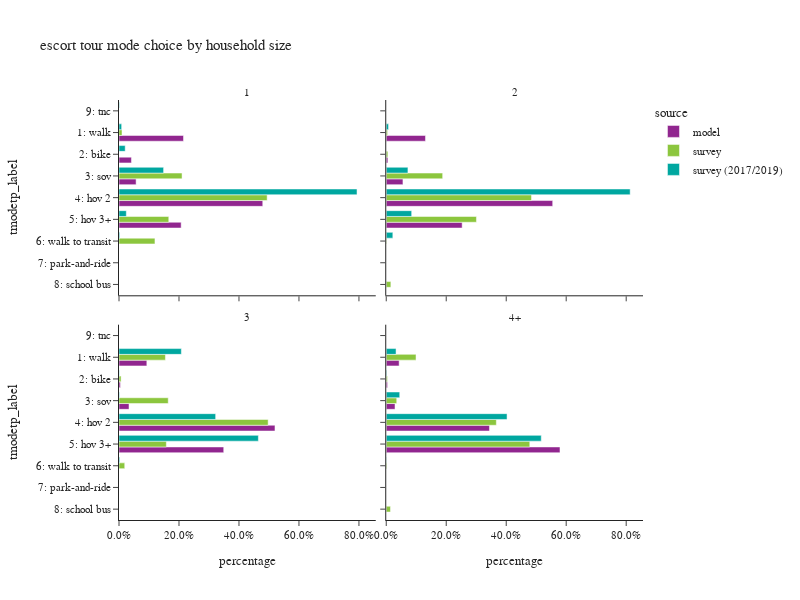

The notebook cell this image was saved under:
### Code cell
plot_mode_choice(es_tour,"hhsize_4+",
                 {"hhsize_4+":["1","2","3","4+"],
                  "tmodetp_label":["1: walk","2: bike","3: sov","4: hov 2","5: hov 3+","6: walk to transit",
                                   "7: park-and-ride","8: school bus","9: other–survey only"]},
                 "household size",2,600)

### Figure 1 — Plotly figure (JSON) as saved in the notebook; plotly's stock layout.template omitted (floating-point values rounded to 4 significant figures)
{"data": [{"alignmentgroup": "True", "customdata": [[83], [16], [22], [185], [80]], "hovertemplate": "source=model<br>hhsize_4+=1<br>percentage=%{x}<br>tmodetp_label=%{y}<br>sample count=%{customdata[0]}<extra></extra>", "legendgroup": "model", "marker": {"color": "#91268F", "pattern": {"shape": ""}}, "name": "model", "offsetgroup": "model", "orientation": "h", "showlegend": true, "textposition": "auto", "type": "bar", "x": [0.215, 0.04145, 0.05699, 0.4793, 0.2073], "xaxis": "x3", "y": ["1: walk", "2: bike", "3: sov", "4: hov 2", "5: hov 3+"], "yaxis": "y3"}, {"alignmentgroup": "True", "customdata": [[169], [7], [72], [717], [327]], "hovertemplate": "source=model<br>hhsize_4+=2<br>percentage=%{x}<br>tmodetp_label=%{y}<br>sample count=%{customdata[0]}<extra></extra>", "legendgroup": "model", "marker": {"color": "#91268F", "pattern": {"shape": ""}}, "name": "model", "offsetgroup": "model", "orientation": "h", "showlegend": false, "textposition": "auto", "type": "bar", "x": [0.1308, 0.005418, 0.05573, 0.555, 0.2531], "xaxis": "x4", "y": ["1: walk", "2: bike", "3: sov", "4: hov 2", "5: hov 3+"], "yaxis": "y4"}, {"alignmentgroup": "True", "customdata": [[139], [7], [50], [779], [523]], "hovertemplate": "source=model<br>hhsize_4+=3<br>percentage=%{x}<br>tmodetp_label=%{y}<br>sample count=%{customdata[0]}<extra></extra>", "legendgroup": "model", "marker": {"color": "#91268F", "pattern": {"shape": ""}}, "name": "model", "offsetgroup": "model", "orientation": "h", "showlegend": false, "textposition": "auto", "type": "bar", "x": [0.09279, 0.004673, 0.03338, 0.52, 0.3491], "xaxis": "x", "y": ["1: walk", "2: bike", "3: sov", "4: hov 2", "5: hov 3+"], "yaxis": "y"}, {"alignmentgroup": "True", "customdata": [[188], [19], [128], [1506], [2535]], "hovertemplate": "source=model<br>hhsize_4+=4+<br>percentage=%{x}<br>tmodetp_label=%{y}<br>sample count=%{customdata[0]}<extra></extra>", "legendgroup": "model", "marker": {"color": "#91268F", "pattern": {"shape": ""}}, "name": "model", "offsetgroup": "model", "orientation": "h", "showlegend": false, "textposition": "auto", "type": "bar", "x": [0.04296, 0.004342, 0.02925, 0.3441, 0.5793], "xaxis": "x2", "y": ["1: walk", "2: bike", "3: sov", "4: hov 2", "5: hov 3+"], "yaxis": "y2"}, {"alignmentgroup": "True", "customdata": [[4], [10], [21], [1], [3]], "hovertemplate": "source=survey<br>hhsize_4+=1<br>percentage=%{x}<br>tmodetp_label=%{y}<br>sample count=%{customdata[0]}<extra></extra>", "legendgroup": "survey", "marker": {"color": "#8CC63E", "pattern": {"shape": ""}}, "name": "survey", "offsetgroup": "survey", "orientation": "h", "showlegend": true, "textposition": "auto", "type": "bar", "x": [0.01001, 0.2102, 0.4939, 0.166, 0.1199], "xaxis": "x3", "y": ["1: walk", "3: sov", "4: hov 2", "5: hov 3+", "6: walk to transit"], "yaxis": "y3"}, {"alignmentgroup": "True", "customdata": [[8], [3], [22], [84], [32], [5], [1]], "hovertemplate": "source=survey<br>hhsize_4+=2<br>percentage=%{x}<br>tmodetp_label=%{y}<br>sample count=%{customdata[0]}<extra></extra>", "legendgroup": "survey", "marker": {"color": "#8CC63E", "pattern": {"shape": ""}}, "name": "survey", "offsetgroup": "survey", "orientation": "h", "showlegend": false, "textposition": "auto", "type": "bar", "x": [0.004448, 0.005431, 0.1881, 0.4843, 0.3008, 0.001575, 0.01541], "xaxis": "x4", "y": ["1: walk", "2: bike", "3: sov", "4: hov 2", "5: hov 3+", "6: walk to transit", "8: school bus"], "yaxis": "y4"}, {"alignmentgroup": "True", "customdata": [[23], [8], [7], [79], [45], [4]], "hovertemplate": "source=survey<br>hhsize_4+=3<br>percentage=%{x}<br>tmodetp_label=%{y}<br>sample count=%{customdata[0]}<extra></extra>", "legendgroup": "survey", "marker": {"color": "#8CC63E", "pattern": {"shape": ""}}, "name": "survey", "offsetgroup": "survey", "orientation": "h", "showlegend": false, "textposition": "auto", "type": "bar", "x": [0.1547, 0.00692, 0.1641, 0.4972, 0.1579, 0.01909], "xaxis": "x", "y": ["1: walk", "2: bike", "3: sov", "4: hov 2", "5: hov 3+", "6: walk to transit"], "yaxis": "y"}, {"alignmentgroup": "True", "customdata": [[52], [3], [11], [126], [188], [1], [5]], "hovertemplate": "source=survey<br>hhsize_4+=4+<br>percentage=%{x}<br>tmodetp_label=%{y}<br>sample count=%{customdata[0]}<extra></extra>", "legendgroup": "survey", "marker": {"color": "#8CC63E", "pattern": {"shape": ""}}, "name": "survey", "offsetgroup": "survey", "orientation": "h", "showlegend": false, "textposition": "auto", "type": "bar", "x": [0.09928, 0.003874, 0.03495, 0.3671, 0.4786, 0.002124, 0.01413], "xaxis": "x2", "y": ["1: walk", "2: bike", "3: sov", "4: hov 2", "5: hov 3+", "6: walk to transit", "8: school bus"], "yaxis": "y2"}, {"alignmentgroup": "True", "customdata": [[6], [3], [6], [13], [3], [1], [1]], "hovertemplate": "source=survey (2017/2019)<br>hhsize_4+=1<br>percentage=%{x}<br>tmodetp_label=%{y}<br>sample count=%{customdata[0]}<extra></extra>", "legendgroup": "survey (2017/2019)", "marker": {"color": "#00A7A0", "pattern": {"shape": ""}}, "name": "survey (2017/2019)", "offsetgroup": "survey (2017/2019)", "orientation": "h", "showlegend": true, "textposition": "auto", "type": "bar", "x": [0.008832, 0.02065, 0.1487, 0.7936, 0.02441, 0.002412, 0.001422], "xaxis": "x3", "y": ["1: walk", "2: bike", "3: sov", "4: hov 2", "5: hov 3+", "6: walk to transit", "9: tnc"], "yaxis": "y3"}, {"alignmentgroup": "True", "customdata": [[14], [15], [99], [13], [7]], "hovertemplate": "source=survey (2017/2019)<br>hhsize_4+=2<br>percentage=%{x}<br>tmodetp_label=%{y}<br>sample count=%{customdata[0]}<extra></extra>", "legendgroup": "survey (2017/2019)", "marker": {"color": "#00A7A0", "pattern": {"shape": ""}}, "name": "survey (2017/2019)", "offsetgroup": "survey (2017/2019)", "orientation": "h", "showlegend": false, "textposition": "auto", "type": "bar", "x": [0.007711, 0.07232, 0.8132, 0.08477, 0.02196], "xaxis": "x4", "y": ["1: walk", "3: sov", "4: hov 2", "5: hov 3+", "6: walk to transit"], "yaxis": "y4"}, {"alignmentgroup": "True", "customdata": [[29], [4], [1], [98], [49], [4]], "hovertemplate": "source=survey (2017/2019)<br>hhsize_4+=3<br>percentage=%{x}<br>tmodetp_label=%{y}<br>sample count=%{customdata[0]}<extra></extra>", "legendgroup": "survey (2017/2019)", "marker": {"color": "#00A7A0", "pattern": {"shape": ""}}, "name": "survey (2017/2019)", "offsetgroup": "survey (2017/2019)", "orientation": "h", "showlegend": false, "textposition": "auto", "type": "bar", "x": [0.2079, 0.001139, 0.001657, 0.3222, 0.4646, 0.00242], "xaxis": "x", "y": ["1: walk", "2: bike", "3: sov", "4: hov 2", "5: hov 3+", "6: walk to transit"], "yaxis": "y"}, {"alignmentgroup": "True", "customdata": [[50], [1], [7], [145], [227], [1]], "hovertemplate": "source=survey (2017/2019)<br>hhsize_4+=4+<br>percentage=%{x}<br>tmodetp_label=%{y}<br>sample count=%{customdata[0]}<extra></extra>", "legendgroup": "survey (2017/2019)", "marker": {"color": "#00A7A0", "pattern": {"shape": ""}}, "name": "survey (2017/2019)", "offsetgroup": "survey (2017/2019)", "orientation": "h", "showlegend": false, "textposition": "auto", "type": "bar", "x": [0.0327, 0.001769, 0.04499, 0.4028, 0.5168, 0.0009221], "xaxis": "x2", "y": ["1: walk", "2: bike", "3: sov", "4: hov 2", "5: hov 3+", "6: walk to transit"], "yaxis": "y2"}], "layout": {"annotations": [{"font": {}, "showarrow": false, "text": "3", "x": 0.245, "xanchor": "center", "xref": "paper", "y": 0.465, "yanchor": "bottom", "yref": "paper"}, {"font": {}, "showarrow": false, "text": "4+", "x": 0.755, "xanchor": "center", "xref": "paper", "y": 0.465, "yanchor": "bottom", "yref": "paper"}, {"font": {}, "showarrow": false, "text": "1", "x": 0.245, "xanchor": "center", "xref": "paper", "y": 1.0, "yanchor": "bottom", "yref": "paper"}, {"font": {}, "showarrow": false, "text": "2", "x": 0.755, "xanchor": "center", "xref": "paper", "y": 1.0, "yanchor": "bottom", "yref": "paper"}], "barmode": "group", "height": 600, "legend": {"title": {"text": "source"}, "tracegroupgap": 0}, "title": {"text": "escort tour mode choice by household size"}, "width": 800, "xaxis": {"anchor": "y", "domain": [0.0, 0.49], "tickformat": ".1%", "title": {"text": "percentage"}}, "xaxis2": {"anchor": "y2", "domain": [0.51, 1.0], "matches": "x", "tickformat": ".1%", "title": {"text": "percentage"}}, "xaxis3": {"anchor": "y3", "domain": [0.0, 0.49], "matches": "x", "showticklabels": false, "tickformat": ".1%"}, "xaxis4": {"anchor": "y4", "domain": [0.51, 1.0], "matches": "x", "showticklabels": false, "tickformat": ".1%"}, "yaxis": {"anchor": "x", "categoryarray": ["9: other–survey only", "8: school bus", "7: park-and-ride", "6: walk to transit", "5: hov 3+", "4: hov 2", "3: sov", "2: bike", "1: walk"], "categoryorder": "array", "domain": [0.0, 0.465], "title": {"text": "tmodetp_label"}}, "yaxis2": {"anchor": "x2", "domain": [0.0, 0.465], "matches": "y", "showticklabels": false}, "yaxis3": {"anchor": "x3", "categoryarray": ["9: other–survey only", "8: school bus", "7: park-and-ride", "6: walk to transit", "5: hov 3+", "4: hov 2", "3: sov", "2: bike", "1: walk"], "categoryorder": "array", "domain": [0.535, 1.0], "matches": "y", "title": {"text": "tmodetp_label"}}, "yaxis4": {"anchor": "x4", "domain": [0.535, 1.0], "matches": "y", "showticklabels": false}}}
